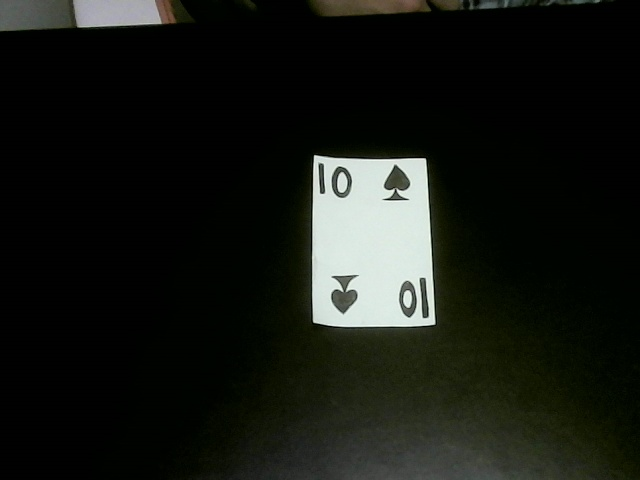
#> input picture carta_capturada.jpg, 640 x 480 px, found by its file name
$ python detection.py
#> lines starting #> are read from the running program, lines starting #| are printed output that depends on the picture; after the words box and inside, x2 and y2 are one past the last pixel; in counts of white or black regions, pixels touching at a corner belong together
import cv2

# Cargar la fotografia
image = cv2.imread("carta_capturada.jpg")
#> image is the input picture: shape (480, 640, 3); mean B, G, R 19.9, 24.8, 22.3

if image is None:
    print("No se pudo cargar la imagen.")
    exit()

# 1. Convertir a escala de grises
gray = cv2.cvtColor(image, cv2.COLOR_BGR2GRAY)

# 2. Reducir ruido
blurred = cv2.GaussianBlur(gray, (5, 5), 0)

# 3. Detectar bordes
edges = cv2.Canny(blurred, 50, 150)
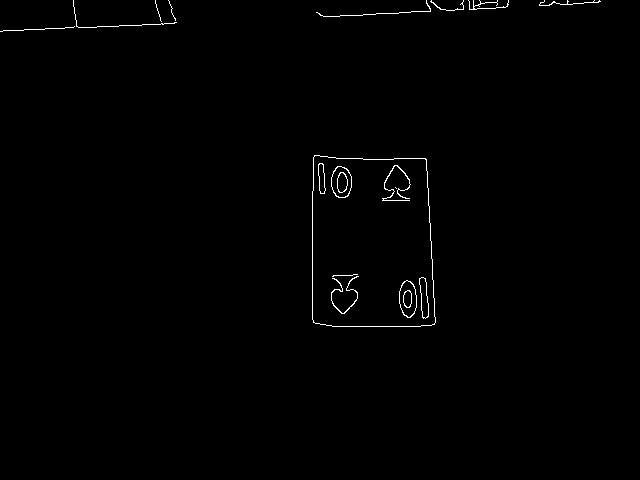
#> edges: shape (480, 640); 0.64% white in thin lines or dots, all inside (x1, y1, x2, y2) = (0, 0, 601, 327)

# 4. Encontrar contornos
contours, hierarchy = cv2.findContours(
    edges,
    cv2.RETR_EXTERNAL,
    cv2.CHAIN_APPROX_SIMPLE
)
#> contours = 9 contours, 8 with area under 20; largest, box (x1, y1, x2, y2) and area: (312, 155, 436, 327) 19820

# Copia para dibujar los resultados
result = image.copy()

# 5. Buscar contornos con cuatro esquinas
for contour in contours:

    area = cv2.contourArea(contour)

    if area > 1000:

        perimeter = cv2.arcLength(contour, True)

        approx = cv2.approxPolyDP(
            contour,
            0.02 * perimeter,
            True
        )

        if len(approx) == 4:

            cv2.drawContours(
                result,
                [approx],
                -1,
                (0, 255, 0),
                3
            )

            print("Objeto rectangular detectado.")
#> this loop made 9 passes
#> (area, perimeter, approx) on pass 1: (19820.5, 575.4, [[314, 155], [313, 322], [434, 324], [426, 159]])
#| Objeto rectangular detectado.
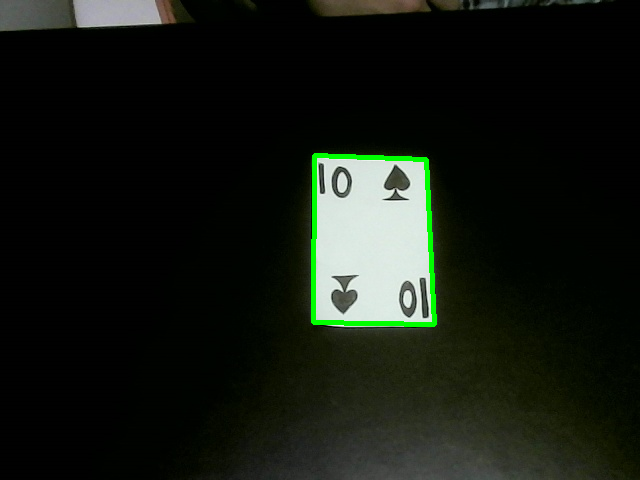
#> result: shape (480, 640, 3); 0.91% of pixels changed, all inside (x1, y1, x2, y2) = (311, 153, 437, 327)

# Mostrar resultados
cv2.imshow("Original", image)
cv2.imshow("Escala de grises", gray)
cv2.imshow("Deteccion de bordes", edges)
cv2.imshow("Contornos detectados", result)

cv2.waitKey(0)
cv2.destroyAllWindows()
